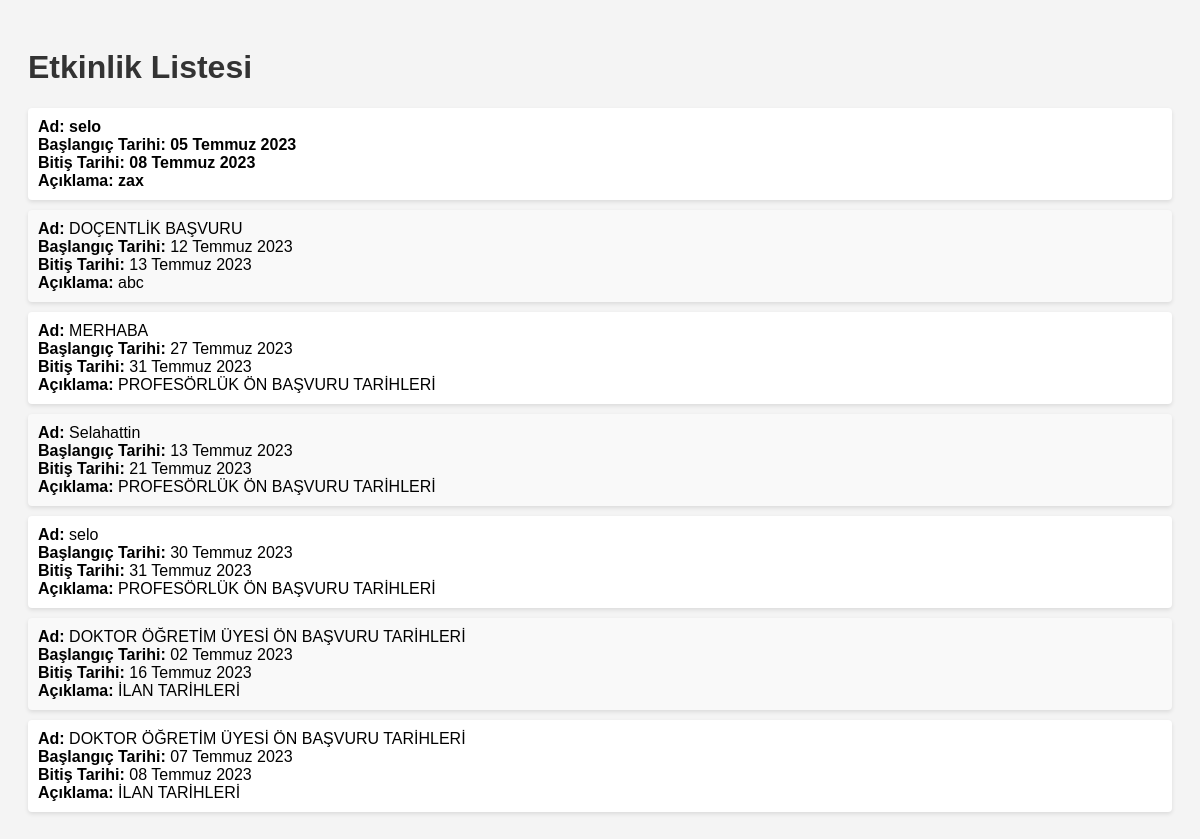
Page /event/liste/ on the committed database.
### event/models.py (models this page shows)
class Event(models.Model):
    CATEGORY_CHOICES = [
        ('DOKTOR ÖĞRETİM ÜYESİ ÖN BAŞVURU TARİHLERİ', 'DOKTOR ÖĞRETİM ÜYESİ ÖN BAŞVURU TARİHLERİ'),
        ('DOÇENTLİK ÖN BAŞVURU TARİHLERİ', 'DOÇENTLİK ÖN BAŞVURU TARİHLERİ'),
        ('PROFESÖRLÜK ÖN BAŞVURU TARİHLERİ', 'PROFESÖRLÜK ÖN BAŞVURU TARİHLERİ'),
        ('DOKTOR ÖĞRETİM ÜYESİ BAŞVURU TARİHLERİ', 'DOKTOR ÖĞRETİM ÜYESİ BAŞVURU TARİHLERİ'),
        ('DOÇENTLİK BAŞVURU TARİHLERİ', 'DOÇENTLİK BAŞVURU TARİHLERİ'),
        ('PROFESÖRLÜK BAŞVURU TARİHLERİ', 'PROFESÖRLÜK BAŞVURU TARİHLERİ'),
    ]
    ad = models.CharField(max_length=100, choices=CATEGORY_CHOICES, default='DOKTOR ÖĞRETİM ÜYESİ ÖN BAŞVURU')
    bastarih = models.DateField(verbose_name="Başlangıç Tarihi")
    bittar = models.DateField(verbose_name="Bitiş Tarihi")
    düzenleyen = models.TextField(verbose_name="Düzenleyen", default="")
    aciklama = models.TextField(verbose_name="Açıklama")

### event/views.py (the view)
# urls.py: path('event/liste/',event_views.etkinlik_listesi,name="liste"),
def etkinlik_listesi(request):
    etkinlikler = Event.objects.all()
    return render(request, 'liste.html', {'etkinlikler': etkinlikler})

### templates/liste.html (shortened to what this page needs)
<!doctype html>
<html>
<head>
</head>
<body>
    <h1>Etkinlik Listesi</h1>
    <ul>
        {% for etkinlik in etkinlikler %}
            <li>
                <strong>Ad:</strong> {{ etkinlik.ad }}<br>
                <strong>Başlangıç Tarihi:</strong> {{ etkinlik.bastarih }}<br>
                <strong>Bitiş Tarihi:</strong> {{ etkinlik.bittar }}<br>
                <strong>Açıklama:</strong> {{ etkinlik.aciklama }}
            </li>
        {% empty %}
            <li class="empty-message">Henüz etkinlik yok.</li>
        {% endfor %}
    </ul>
</body>
</html>

### templates/liste.html (style rules this page uses)
body { font-family: Arial, sans-serif; background-color: #f4f4f4; padding: 20px; }
h1 { color: #333; }
ul { list-style-type: none; padding: 0; }
li { margin-bottom: 10px; background-color: #fff; padding: 10px; border-radius: 4px; box-shadow: 0 2px 4px rgba(0, 0, 0, 0.1); }
li:first-child { font-weight: bold; }
li:nth-child(even) { background-color: #f9f9f9; }

### rows in the picture
Event: ad "selo", bastarih "05 Temmuz 2023", bittar "08 Temmuz 2023", aciklama "zax"
Event: ad "DOÇENTLİK BAŞVURU", bastarih "12 Temmuz 2023", bittar "13 Temmuz 2023", aciklama "abc"
Event: ad "MERHABA", bastarih "27 Temmuz 2023", bittar "31 Temmuz 2023", aciklama "PROFESÖRLÜK ÖN BAŞVURU TARİHLERİ"
Event: ad "Selahattin", bastarih "13 Temmuz 2023", bittar "21 Temmuz 2023", aciklama "PROFESÖRLÜK ÖN BAŞVURU TARİHLERİ"
Event: ad "selo", bastarih "30 Temmuz 2023", bittar "31 Temmuz 2023", aciklama "PROFESÖRLÜK ÖN BAŞVURU TARİHLERİ"
Event: ad "DOKTOR ÖĞRETİM ÜYESİ ÖN BAŞVURU TARİHLERİ", bastarih "02 Temmuz 2023", bittar "16 Temmuz 2023", aciklama "İLAN TARİHLERİ"
Event: ad "DOKTOR ÖĞRETİM ÜYESİ ÖN BAŞVURU TARİHLERİ", bastarih "07 Temmuz 2023", bittar "08 Temmuz 2023", aciklama "İLAN TARİHLERİ"
